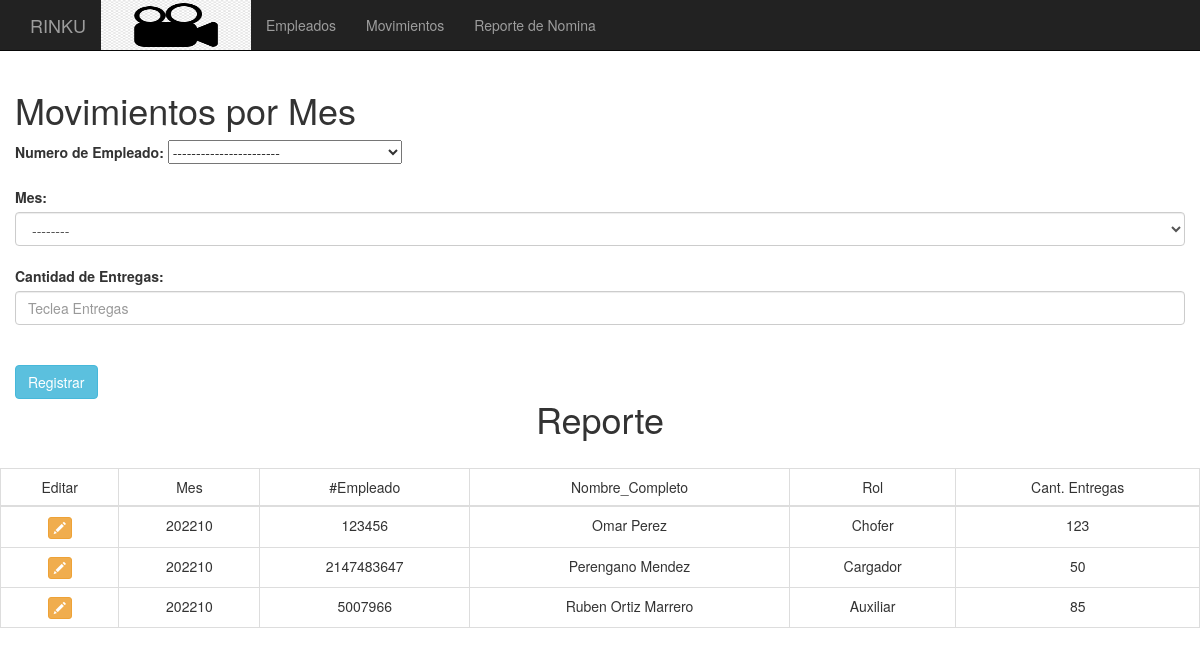
The app's page /View/vista_movimientos.php with its own data.
### tables this page shows
CREATE TABLE IF NOT EXISTS `movimientos` (
  `IdMovimiento` varchar(255) NOT NULL,
  `Numero_Emp` int(11) NOT NULL,
  `ISR_Base` float NOT NULL,
  `ISR_Adicional` float NOT NULL,
  `Vales_Despensa` float NOT NULL,
  `Cant_Entregas` float NOT NULL,
  `Mes` varchar(255) DEFAULT NULL,
  `Sueldo_Bruto` float NOT NULL,
  `Fecha_mov` datetime DEFAULT NULL,
  `Bono_Total_Entrega` float NOT NULL,
  `Horas_Trabajadas_Mensuales` float NOT NULL,
  `Pago_Total_Entregas` float NOT NULL,
  `Rol` varchar(50) NOT NULL
);

CREATE TABLE IF NOT EXISTS `empleados` (
  `Numero` int(11) NOT NULL,
  `Nombre_Completo` varchar(255) NOT NULL,
  `IdRol` varchar(25) NOT NULL
);

CREATE TABLE IF NOT EXISTS `roles` (
  `IdRol` varchar(50) NOT NULL,
  `NombreRol` varchar(150) NOT NULL
);

### Controller/Emp_Controlador.php (called while the page is built, shortened)
<?php
 class Empleado {
	private $Conn;
	public function __construct()
	{
		$this->Conn = new Config_bd();
	}
	 public function Lista_Emp(){
			$cn = $this->Conn->abrir_conexion();
			$sql = "SELECT e.Numero as NumeroEmp, e.Nombre_Completo, r.NombreRol as Rol
						FROM empleados e
						inner join roles r on r.IdRol = e.IdRol";
			$rs = mysql_query($sql,$cn);
			$retorno = [];
			$i = 0;
			while($fila = mysql_fetch_array($rs)){
				$retorno[$i] = $fila;
				$i++;
			}
			$this->Conn->cerrar_conexion($cn);
			return $retorno;
	 }
	 public function Lista_Mov(){
			$cn = $this->Conn->abrir_conexion();
			$sql = "SELECT m.idmovimiento,m.numero_emp,m.mes, e.Nombre_Completo,r.NombreRol,e.IdRol,m.Cant_Entregas
				FROM movimientos m
				inner join empleados e on e.numero = m.numero_emp
				inner join roles r on r.IdRol = e.IdRol";
			$rs = mysql_query($sql,$cn);
			$retorno = [];
			$i = 0;
			while($fila = mysql_fetch_array($rs)){
				$retorno[$i] = $fila;
				$i++;
			}
			$this->Conn->cerrar_conexion($cn);
			return $retorno;
	 }
 }
?>

### View/vista_movimientos.php (the view, shortened to what this page needs)
<?php
include('menu_empleados.php');
include ('../Controller/Emp_Controlador.php');
$ctrl_emp = new Empleado();
$cat_mov = $ctrl_emp->Lista_Mov();
?>
<head>
<link rel='stylesheet prefetch' href='https://maxcdn.bootstrapcdn.com/bootstrap/3.3.7/css/bootstrap.min.css'>
<link rel='stylesheet prefetch' href='https://cdnjs.cloudflare.com/ajax/libs/bootstrap-select/1.11.2/css/bootstrap-select.min.css'>
</head>
<div class="col-xs-12">
	<h1>Movimientos por Mes</h1>
	<form method="post" action="../Model/Nuevo_Mov.php">
	 <div class="row-fluid">
		<label for="numero_emp">Numero de Empleado:</label>
		<select class="selectpicker" data-show-subtext="true" data-live-search="true" onChange="update()" id="Numero" name="Numero">
		<option value = "0">-----------------------</option>
		</select>
		</div>
		<br>
		<label for="Rol_name">Mes:</label>
		<select name="Mes" id="Mes" class="form-control" required>
		  <option value="0">--------</option>
		</select>
		<br>
		<label for="numero_emp">Cantidad de Entregas:</label>
		<input class="form-control" name="Cantidad_Entregas" required type="text" id="Cantidad_Entregas" placeholder="Teclea Entregas" required>
		<br><br><input class="btn btn-info" type="submit" value="Registrar">
	</form>
</div>
<?php
$Encabezado = "<h1 align='center'>Reporte</h1><br>
			<table class='table table-bordered'>
				<thead>
					<tr align='center'>
						<td>Editar</td>
						<td>Mes</td>
						<td>#Empleado</td>
						<td>Nombre_Completo</td>
						<td>Rol</td>
						<td>Cant. Entregas</td>
					</tr>
				</thead>
				<tbody>";
	$Cuerpotbl = "";
	if(!empty($cat_mov))
	{
		foreach ($cat_mov as $employer)
		{
			$Cuerpotbl .= "<tr align='center'>";
			$Cuerpotbl .= "<td><a href='Edita_View_Mov.php?Llave=".$employer['idmovimiento']."'><button class='btn btn-xs btn-warning'><span class='glyphicon glyphicon-pencil'></span></button></a></td>";
			$Cuerpotbl .= "<td>".$employer['mes']."</td>
						   <td>".$employer['numero_emp']."</td>
						   <td>".$employer['Nombre_Completo']."</td>
						   <td>".$employer['NombreRol']."</td>
						   <td>".$employer['Cant_Entregas']."</td>";
			$Cuerpotbl .= "</tr>";
		}
	 echo $Encabezado.$Cuerpotbl."</table>";
	}
?>

### View/menu_empleados.php (shortened to what this page needs)
<!DOCTYPE html>
<html lang="es">
<head>
	<link rel="stylesheet" href="../assets/css/fontawesome-all.min.css">
	<link rel="stylesheet" href="../assets/css/2.css">
	<link rel="stylesheet" href="../assets/css/estilo.css">
</head>
<body>
	<nav class="navbar navbar-inverse navbar-fixed-top">
		<div class="container">
			<div class="navbar-header">
				<a class="navbar-brand" href="#">RINKU</a><img src='../assets/img/rinku.png' height="50px" width="150px"/>
			</div>
			<div id="navbar" class="collapse navbar-collapse">
				<ul class="nav navbar-nav">
					<li><a href="./vista_empleados.php">Empleados</a></li>
					<li><a href="./vista_movimientos.php">Movimientos</a></li>
					<li><a href="./vista_reporte.php">Reporte de Nomina</a></li>
				</ul>
			</div>
		</div>
	</nav>
</body>
</html>

### Assets/css/estilo.css (style rules this page uses)
body { padding-top: 70px; }

### records on screen
movimientos: Mes "202210", Numero_Emp "123456", empleados.Nombre_Completo "Omar Perez", roles.NombreRol "Chofer", Cant_Entregas "123"
movimientos: Mes "202210", Numero_Emp "2147483647", empleados.Nombre_Completo "Perengano Mendez", roles.NombreRol "Cargador", Cant_Entregas "50"
movimientos: Mes "202210", Numero_Emp "5007966", empleados.Nombre_Completo "Ruben Ortiz Marrero", roles.NombreRol "Auxiliar", Cant_Entregas "85"
